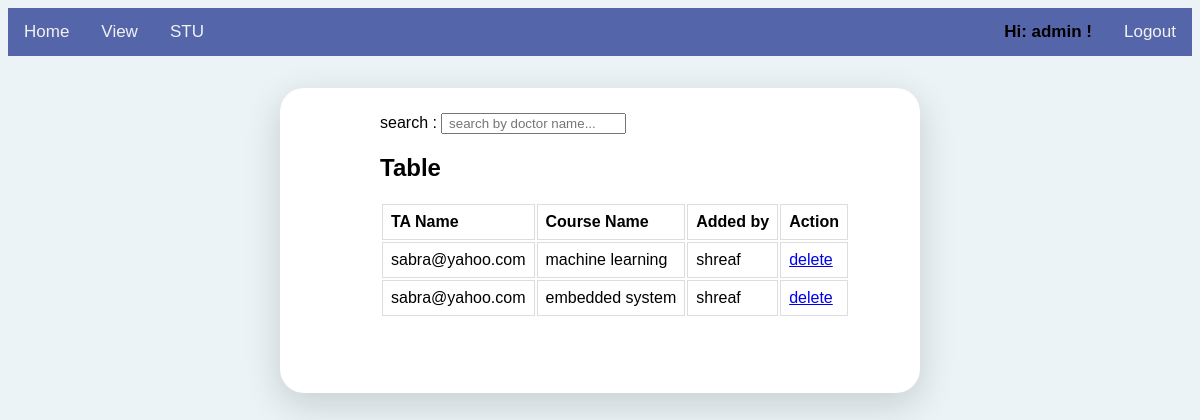
Screenshot of /stuAffiers/admin/view/a/b (signed in) with the database file from the repository.
### app.py (models this page shows, shortened)
class TA_Course(db.Model):
    _id = db.Column('id',db.Integer,primary_key=True,autoincrement=True)
    TA = db.Column(db.String(100))
    course = db.Column(db.String(100))
    code = db.Column(db.String(100))
    stu_afferis = db.Column(db.String(100))

### app.py (the view, shortened to what this page needs)
@app.route('/stuAffiers/<x>/<y>/<a>/<b>')
def stu_AFFIERS(x,y,a,b):
    if  str(x) == session["stu_affairs"]:
        if str(y) == 'view':
            data=TA_Course.query.all()
            x=len(data)
            return render_template("view_stuAff.html" ,x=x,msg='', usr =session["stu_affairs"] , data=data)
        elif str(y) == 'viewSTU':
            data=STU.query.all()
            x=len(data)
            return render_template("view_stu.html" ,x=x,msg='', usr =session["stu_affairs"] , data=data)
        else:
            return "not alowed"
    else:
        return "not alowed"

### templates/view_stuAff.html (shortened to what this page needs)
<!DOCTYPE html>
<html>
<head>
</head>
<body>
<div class="topnav">
  <a id = "home" href="/studentAffairs" >Home</a>
  <a id = "view" href="/stuAffiers/{{usr}}/view/a/b">View</a>
  <a id = "view" href="/stuAffiers/{{usr}}/viewSTU/a/b">STU</a>
  <a style="float: right;" id = "Logout" href="/logout""> Logout</a>
  <b  style=" color: #000; float: right;">Hi: {{usr}} !</b>
</div>
                <div class="main - diva" id="addv" >
                    search : <input type="text" id="myInput" placeholder=" search by doctor name..." onkeyup="search()">
                    <h2>Table</h2>
                    <table id ="myTable">
                      <tr>
                        <th>TA Name</th>
                        <th>Course Name</th>
                        <th>Added by</th>
                        <th>Action</th>
                      </tr>
                      {%for i in range(0, x) %}
                      <tr>
                        <td>{{ data[i].TA }}</td>
                        <td>{{ data[i].course  }}</td>
                        <td>{{ data[i].stu_afferis  }}</td>
                        <td><a class="anc" href="/stuAffiers/{{usr}}/delete/{{ data[i].TA }}/{{ data[i].course  }}" >delete</a></td>
                      </tr>
                      {% endfor %}
                    </table>
                </div>
</body>
</html>

### templates/view_stuAff.html (style rules this page uses)
body { background-color: #ebf3f6; font-family: 'Ubuntu', sans-serif; }
.diva { padding: 25px 50px 75px 100px; }
.topnav { overflow: hidden; background-color: #5565aa; }
.topnav a { float: left; color: #f2f2f2; text-align: center; padding: 14px 16px; text-decoration: none; font-size: 17px; }
.topnav b { float: left; color: #f2f2f2; text-align: center; padding: 14px 16px; text-decoration: none; font-size: 17px; }
.main { background-color: #FFFFFF; width: 490px; height: 400px auto; margin: 2em auto; border-radius: 1.5em; box-shadow: 0px 11px 35px 2px rgba(0, 0, 0, 0.14); }
td, th { border: 1px solid #dddddd; text-align: left; padding: 8px; }

### rows the page displays
TA_Course: TA "sabra@yahoo.com", course "machine learning", stu_afferis "shreaf"
TA_Course: TA "sabra@yahoo.com", course "embedded system", stu_afferis "shreaf"

### other values shown
{{ usr }} "admin"
